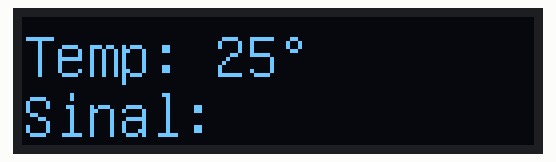
A sketch run on a simulated Arduino Uno, built with avr-gcc and run on an emulated ATmega328P. On the bench: 128×32 one-colour display.

Above: at 0.1 s.

The sketch:

firstTry.ino
```cpp
#include <U8g2lib.h>
#include <Wire.h>

U8G2_SSD1306_128X32_UNIVISION_F_SW_I2C u8g2(U8G2_R0, /* clock=*/ 4, /* data=*/ 5, /* reset=*/ U8X8_PIN_NONE);

void setup() {
  u8g2.begin();
  u8g2.setFont(u8g2_font_unifont_t_symbols); // Fonte com suporte a muitos símbolos
}

void loop() {
  u8g2.clearBuffer();

  u8g2.setCursor(0, 15);
  u8g2.print("Temp: 25");
  u8g2.print((char)176); // Símbolo de grau

  u8g2.setCursor(0, 30);
  u8g2.print("Sinal: ");
  u8g2.print((char)9728); // Símbolo de estrela

  u8g2.sendBuffer();  // Envia o buffer para o display
  delay(2000);
}
```
